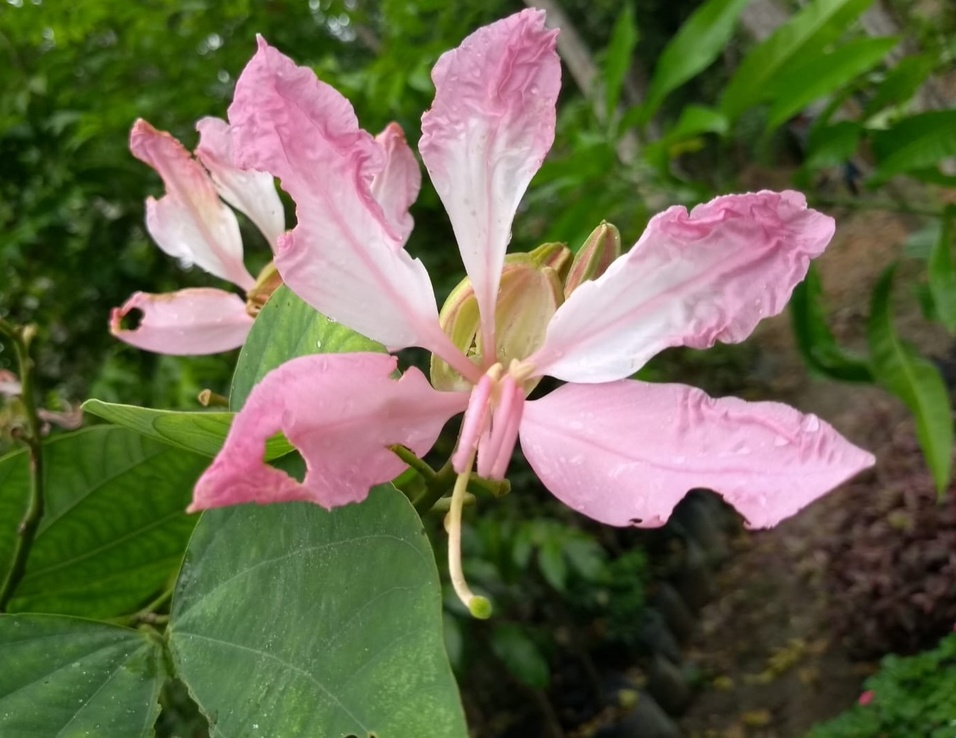
#> input picture base_dados/Imagens_Selecionadas/01_Grupo_1071x1368.jpg, 956 x 738 px, shrunk from 1386 x 1071 before the run, found by its file name; its folder holds only this picture in this run
$ python dente_de_serra.py
#> lines starting #> are read from the running program, lines starting #| are printed output that depends on the picture
import cv2
import numpy as np
import os
import time

def transformada_dente_de_serra(imagem):
    altura, largura = imagem.shape
    imagem_transformada = np.zeros_like(imagem, dtype=np.float32)

    for i in range(altura):
        for j in range(largura):
            pixel = imagem[i][j]

            if pixel < 63:
                imagem_transformada[i][j] = int(255 * pixel / 62)

            elif 63 <= pixel < 127:
                imagem_transformada[i][j] = int(255 * (pixel - 63) / 63)

            elif 127 <= pixel < 191:
                imagem_transformada[i][j] = int(255 * (pixel - 127) / 63)

            else:
                imagem_transformada[i][j] = int(255 * (pixel - 191) / 64)

    return np.clip(imagem_transformada, 0, 255).astype(np.uint8)

def processarDiretorio(input_dir, output_dir):
    tempos_execucao = []
    for filename in os.listdir(input_dir):
        if filename.lower().endswith(('.png', '.jpg', '.jpeg', '.bmp')):
            caminho_imagem = os.path.join(input_dir, filename)
            imagem = cv2.imread(caminho_imagem, cv2.IMREAD_GRAYSCALE)
            if imagem is not None:
                start_time = time.time()
                imagem_transformada = transformada_dente_de_serra(imagem)
                elapsed_time = time.time() - start_time
                tempos_execucao.append(elapsed_time * 1000)  # Convertendo para milissegundos

                caminho_imagem_transformada = os.path.join(output_dir, filename)
                cv2.imwrite(caminho_imagem_transformada, imagem_transformada)
                print(f"Tempo de processamento de {filename}: {elapsed_time * 1000:.4f} ms")
            else:
                print(f"Erro ao carregar a imagem: {caminho_imagem}")
    return tempos_execucao

def multiplasExecucoes(input_dir, output_dir, execucoes=1):
    tempos_todas_execucoes = []
    for execucao in range(execucoes):
        print(f"Iniciando execução {execucao + 1}")
        tempos_execucao = processarDiretorio(input_dir, output_dir)
#> in processarDiretorio, `imagem = cv2.imread(caminho_imagem, cv2.IMREAD_GRAYSCALE)`:
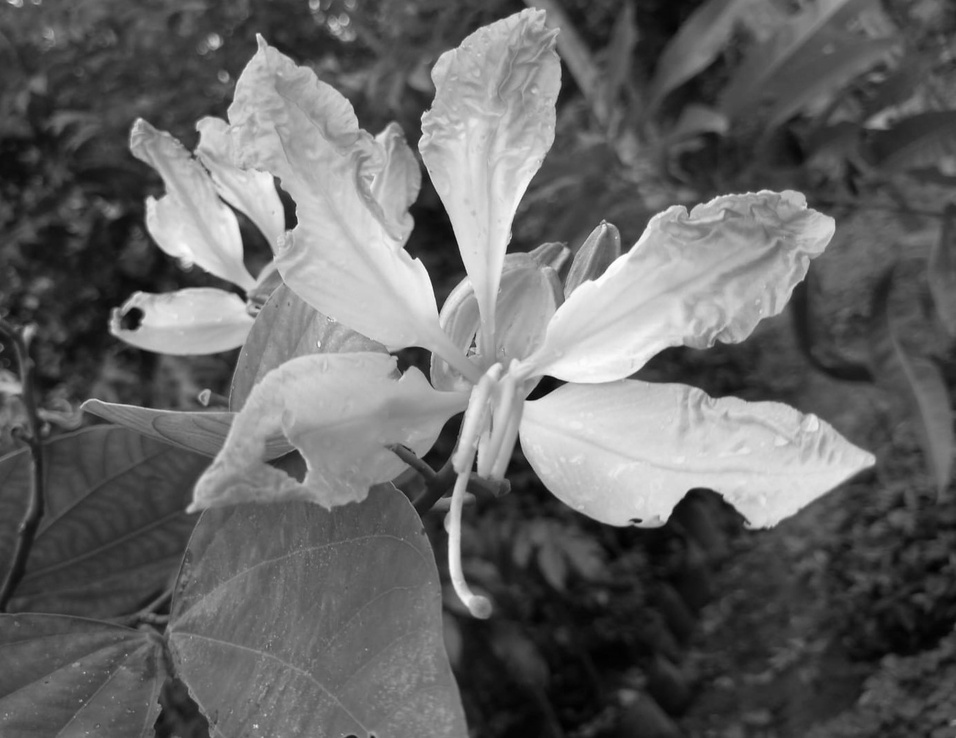
#> imagem: shape (738, 956); min 0, max 255, mean 101.9
#> after the loop in transformada_dente_de_serra, `for i in range(altura):`:
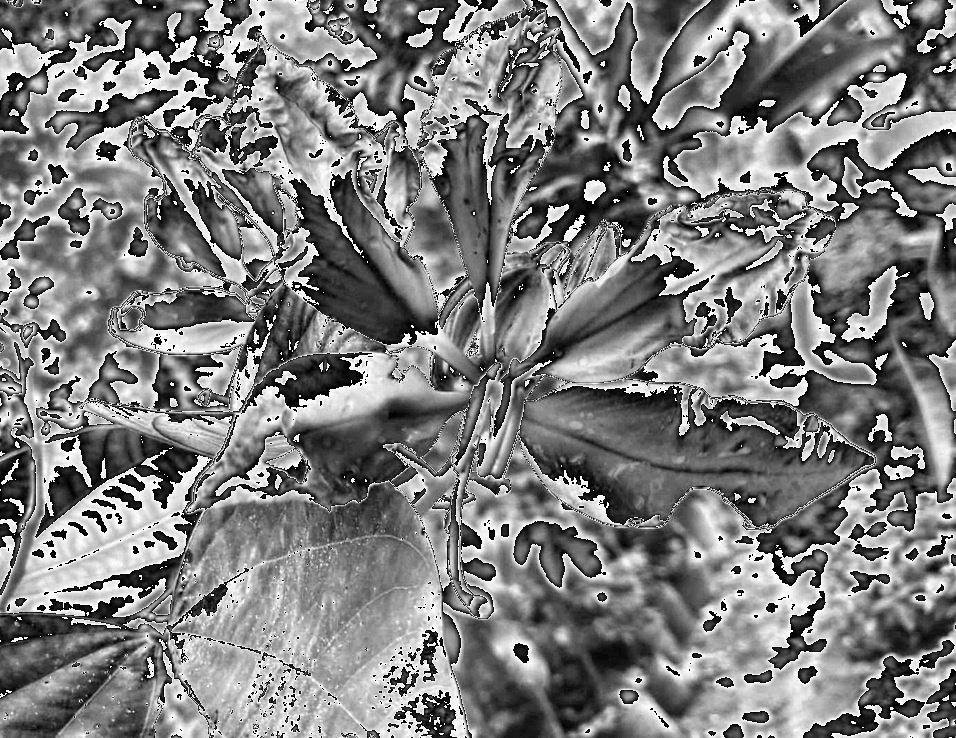
#> imagem_transformada: shape (738, 956) float32; min 0, max 255, mean 126.1
        tempos_todas_execucoes.extend(tempos_execucao)
        if tempos_execucao:
            media_execucao = sum(tempos_execucao) / len(tempos_execucao)
            print(f"Média de tempo para a execução {execucao + 1}: {media_execucao:.4f} ms")
        else:
            print("Nenhuma imagem processada nesta execução.")

    if tempos_todas_execucoes:
        media_geral = sum(tempos_todas_execucoes) / len(tempos_todas_execucoes)
        print(f"Média geral das médias de tempo após {execucoes} execuções: {media_geral:.4f} ms")
    else:
        print("Nenhuma imagem foi processada em nenhuma execução.")

input_dir = '/mnt/c/Users/Cliente/Downloads/base_dados/Imagens_Selecionadas'
output_dir = '/mnt/c/Users/Cliente/Downloads/base_dados/Saida_Python_Dente_de_Serra'

# Chama a função que executa o processamento múltiplas vezes
multiplasExecucoes(input_dir, output_dir)

$ run again, on base_dados/Imagens_Selecionadas/02_Grupo_1409x1374.jpg
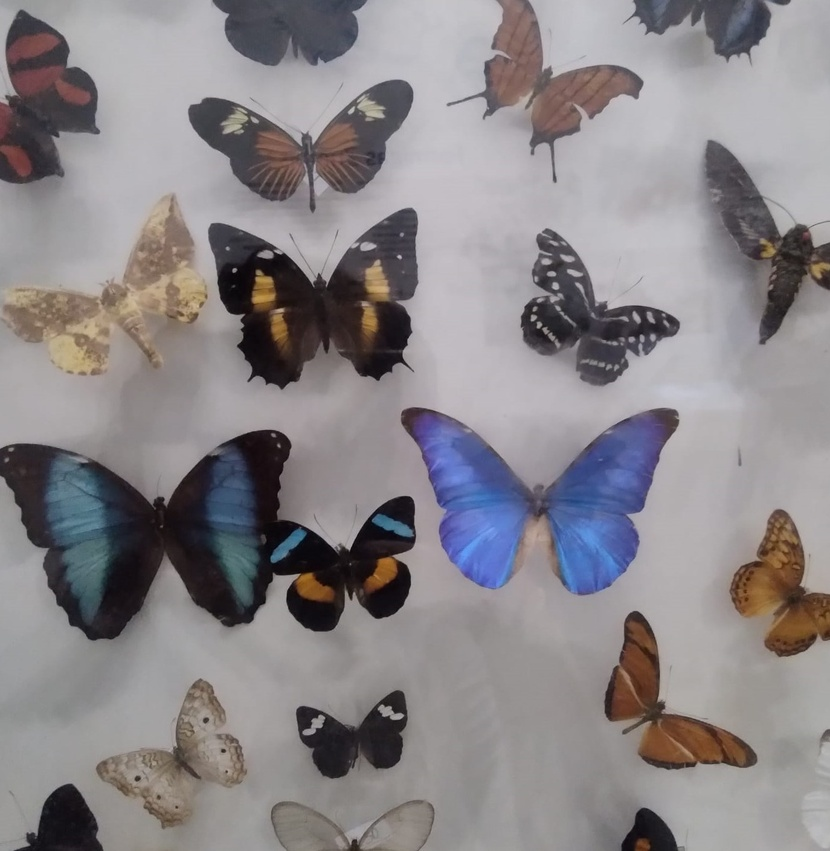
#> input picture base_dados/Imagens_Selecionadas/02_Grupo_1409x1374.jpg, 830 x 851 px, shrunk from 1374 x 1409 before the run, found by its file name
#> in processarDiretorio, `imagem = cv2.imread(caminho_imagem, cv2.IMREAD_GRAYSCALE)`:
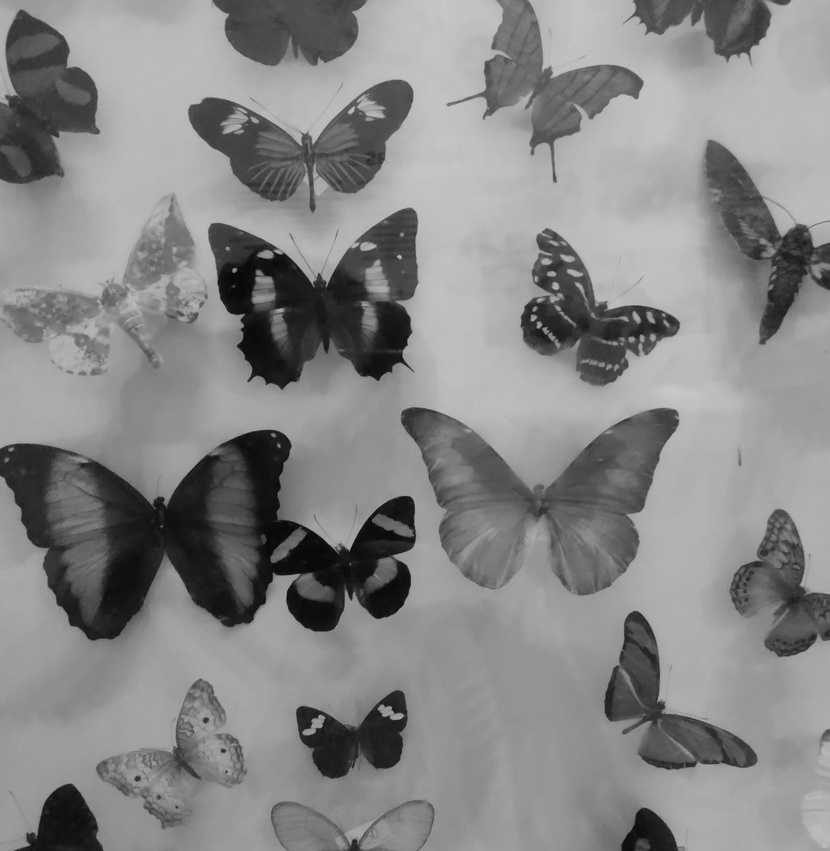
#> imagem: shape (851, 830); min 2, max 201, mean 135.2
#> after the loop in transformada_dente_de_serra, `for i in range(altura):`:
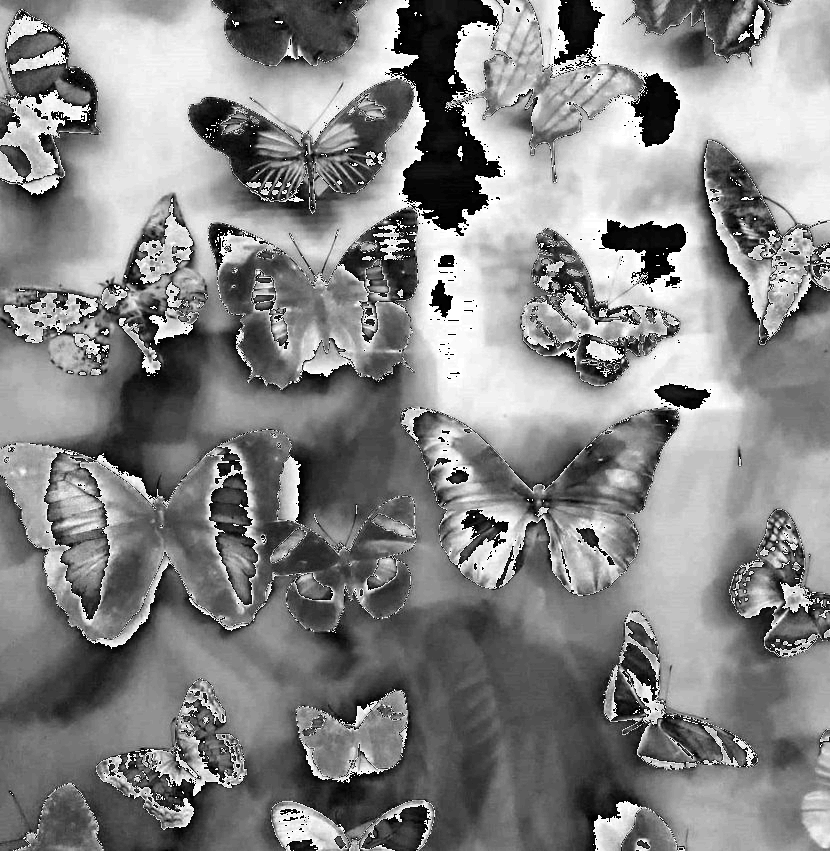
#> imagem_transformada: shape (851, 830) float32; min 0, max 255, mean 133.7

$ run again, on base_dados/Imagens_Selecionadas/02_Grupo_1476x1397.jpg
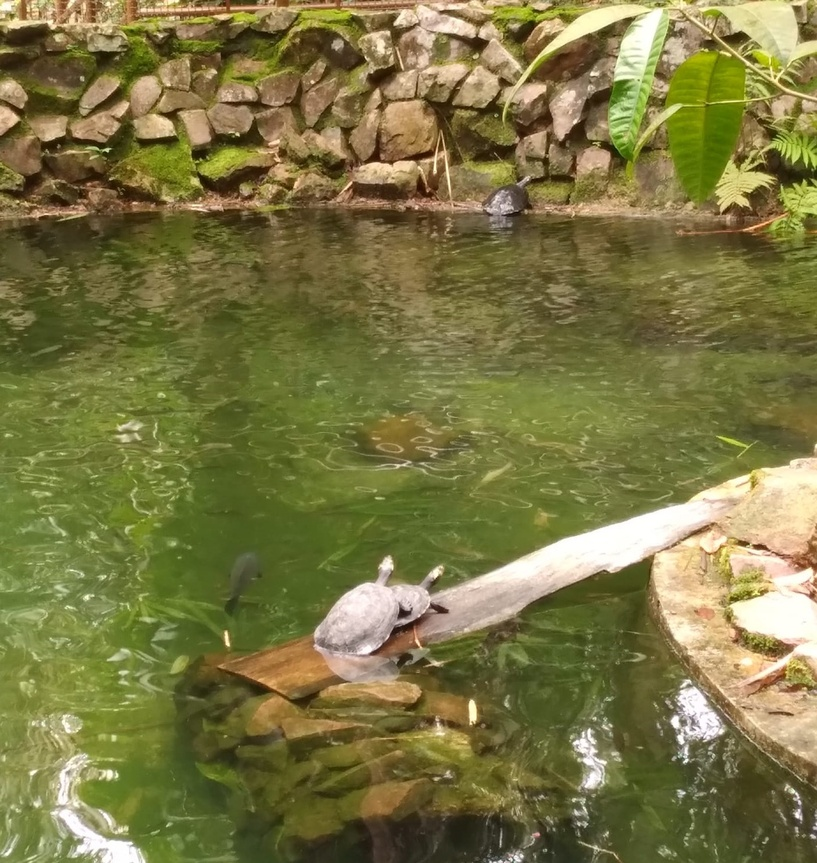
#> input picture base_dados/Imagens_Selecionadas/02_Grupo_1476x1397.jpg, 817 x 863 px, shrunk from 1397 x 1476 before the run, found by its file name
#> in processarDiretorio, `imagem = cv2.imread(caminho_imagem, cv2.IMREAD_GRAYSCALE)`:
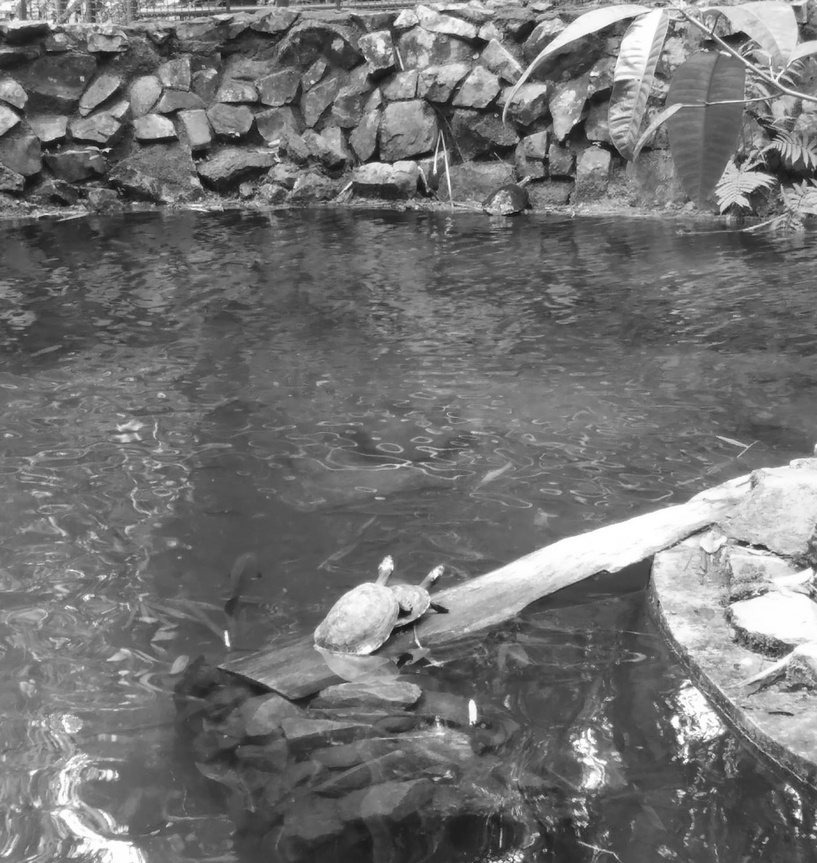
#> imagem: shape (863, 817); min 7, max 255, mean 114.3
#> after the loop in transformada_dente_de_serra, `for i in range(altura):`:
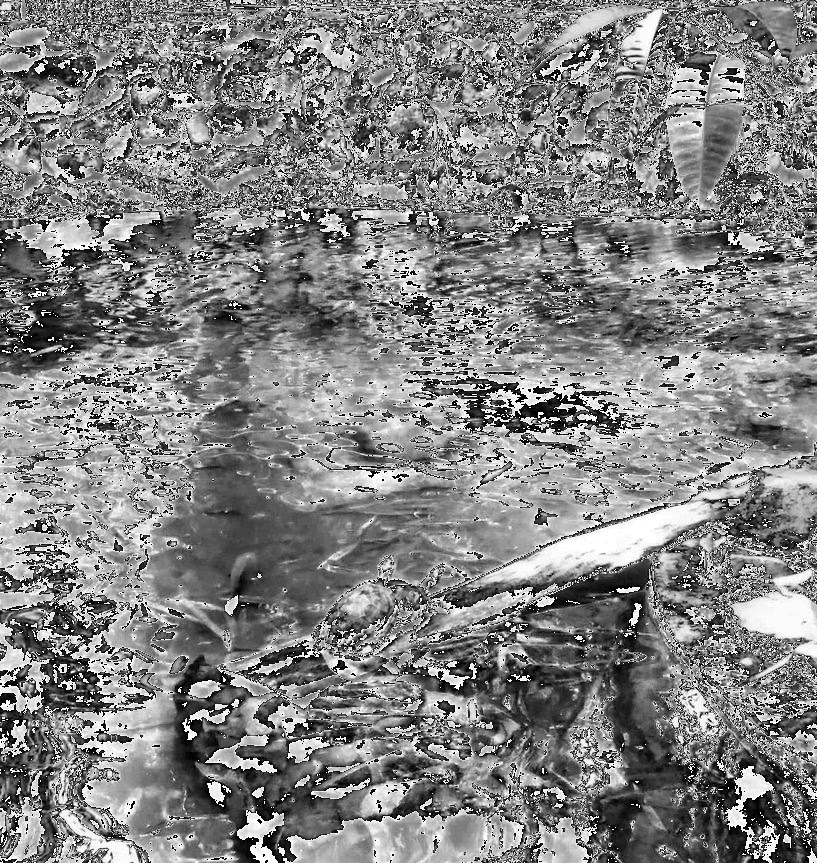
#> imagem_transformada: shape (863, 817) float32; min 0, max 255, mean 130.7

$ run again, on base_dados/Imagens_Selecionadas/02_Grupo_1515x1495.jpg
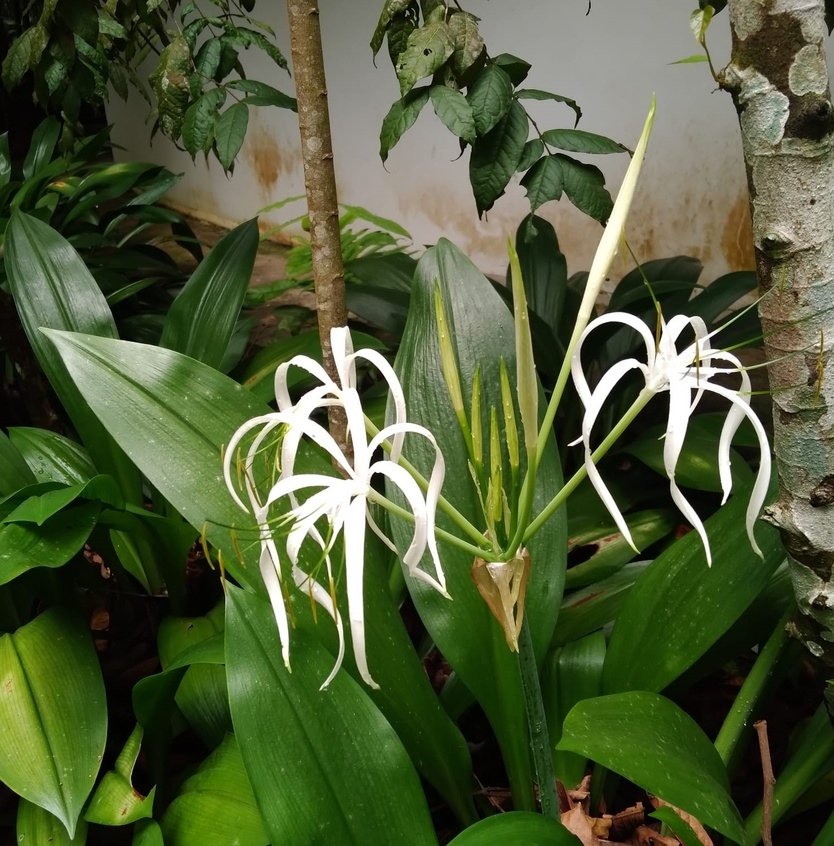
#> input picture base_dados/Imagens_Selecionadas/02_Grupo_1515x1495.jpg, 834 x 846 px, shrunk from 1495 x 1515 before the run, found by its file name
#> in processarDiretorio, `imagem = cv2.imread(caminho_imagem, cv2.IMREAD_GRAYSCALE)`:
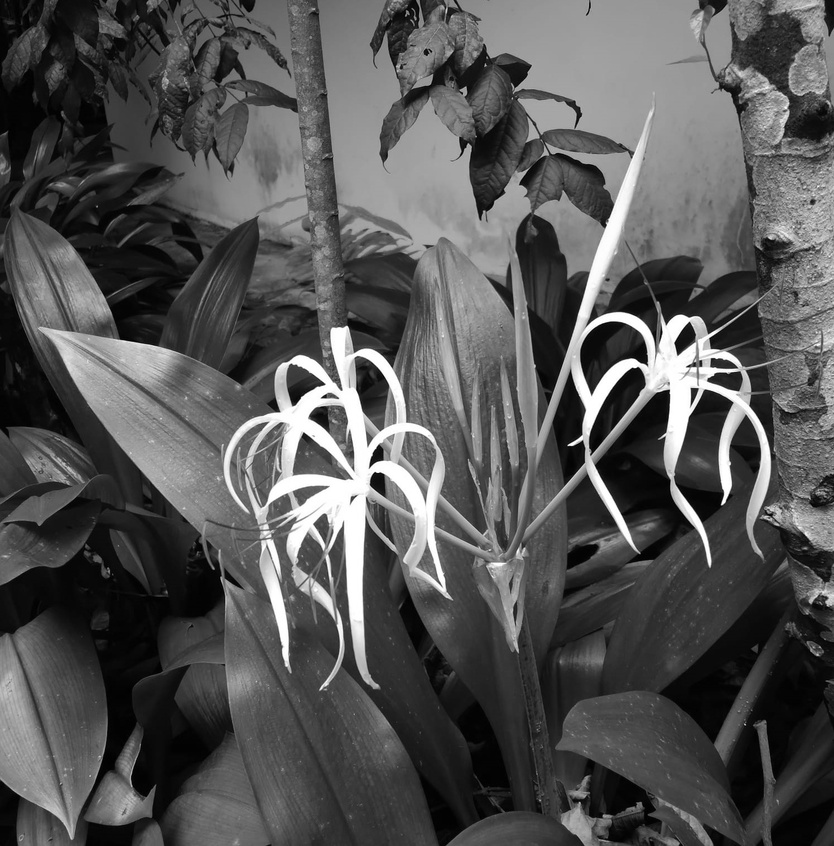
#> imagem: shape (846, 834); min 0, max 255, mean 84.7
#> after the loop in transformada_dente_de_serra, `for i in range(altura):`:
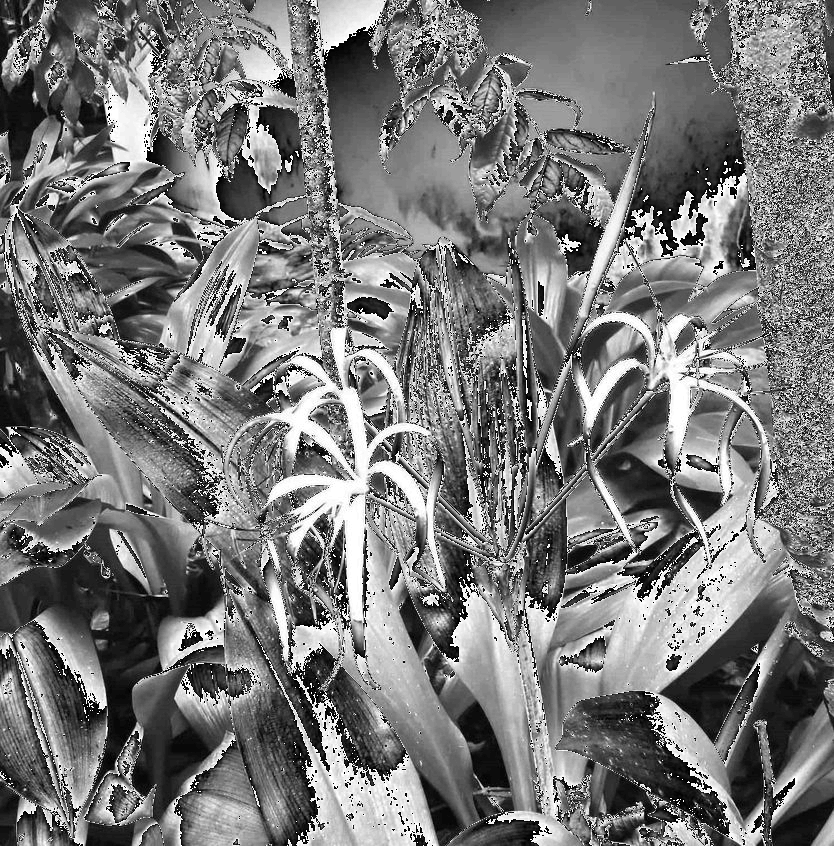
#> imagem_transformada: shape (846, 834) float32; min 0, max 255, mean 120.6
